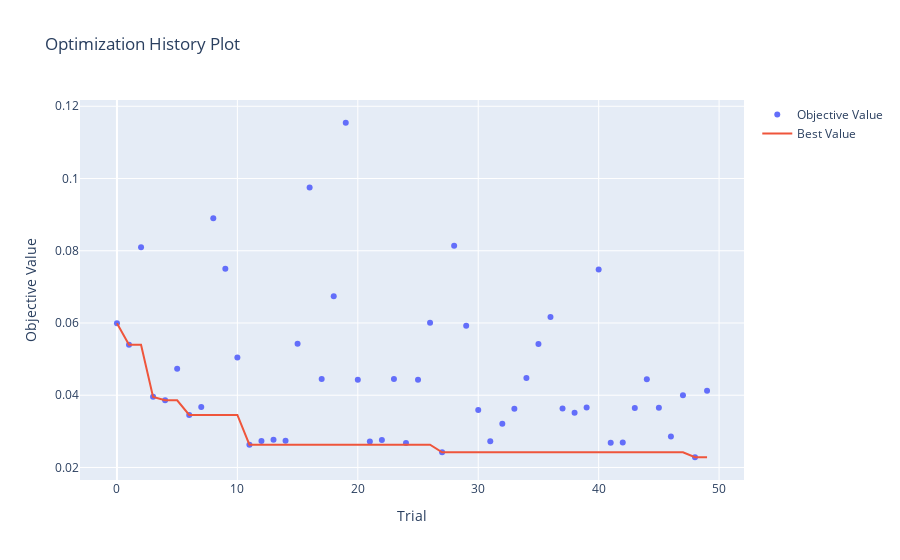

The notebook cell this image was saved under:
### Code cell
# Visualize optimization history
vis.plot_optimization_history(study)
